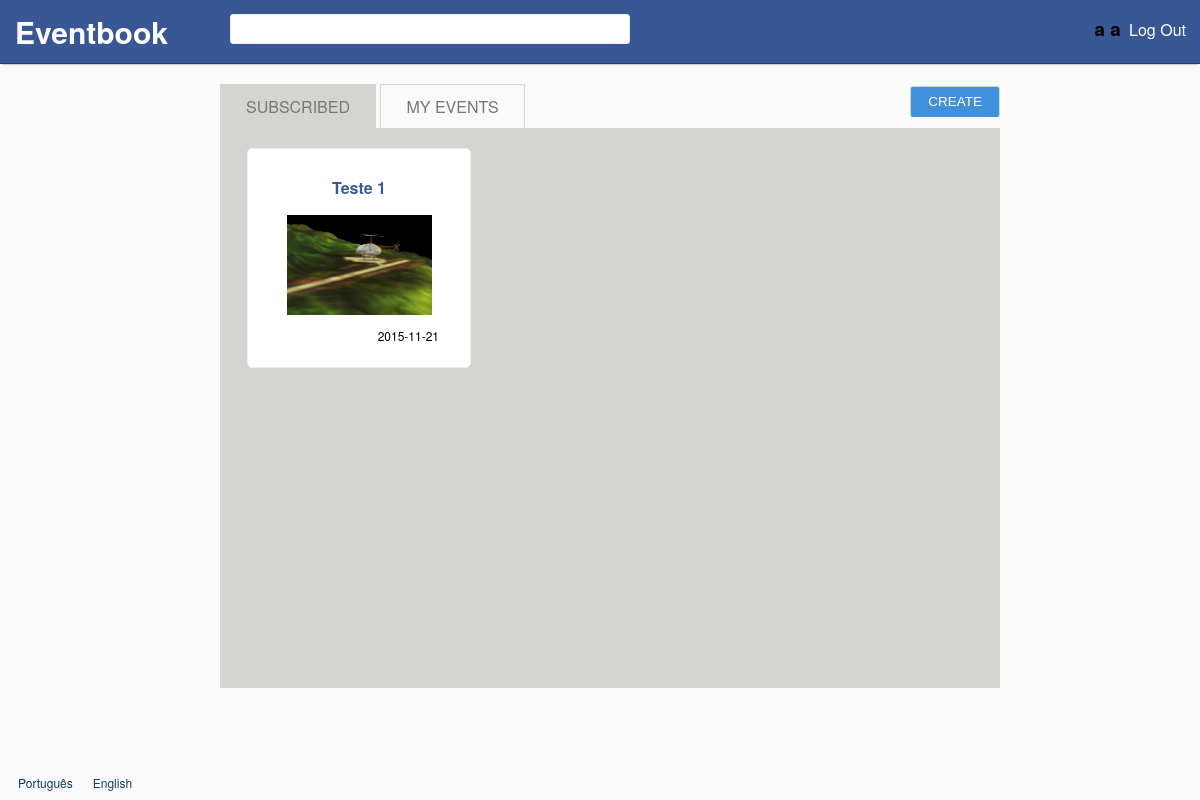
/ (signed in), run on the app's committed database.
### tables this page shows
CREATE TABLE events
(
id INTEGER PRIMARY KEY,
name TEXT NOT NULL,
image TEXT NOT NULL,
creation_date DATETIME DEFAULT(DATETIME('now')),
date DATETIME NOT NULL,
description TEXT NOT NULL,
type_id INTEGER NOT NULL REFERENCES event_types(id),
user_id INTEGER NOT NULL REFERENCES users(id),
deleted BOOLEAN DEFAULT(0),
public BOOLEAN DEFAULT(1)
);

### languages/en.php (called while the page is built, shortened)
<?php
$lang = array();
$lang['SITE_NAME'] = 'Eventbook';
$lang['REGISTER'] = 'Register';
$lang['FIRST_NAME'] = 'First Name';
$lang['FIRST_NAME_ERROR'] = 'Invalid first name.';
$lang['LAST_NAME'] = 'Last Name';
$lang['LAST_NAME_ERROR'] = 'Invalid last name.';
$lang['EMAIL'] = 'E-mail';
$lang['EMAIL_ERROR'] = "Invalid email.";
$lang['EMAIL_IN_USE'] = "Email already in use.";
$lang['CONFIRM_EMAIL'] = 'Confirm e-mail';
$lang['PASSWORD'] = 'Password';
$lang['PASSWORD_LENGTH'] = "Passwords must have at least 8 characters.";
$lang['PASSWORD_DIFF'] = "Passwords do not match.";
$lang['CONFIRM_PASSWORD'] = 'Confirm password';
$lang['LOGIN'] = 'Log In';
$lang['UNREGISTERED_EMAIL'] = 'Unregistered or invalid email.';
$lang['INVALID_PASSWORD'] = 'Invalid password.';
$lang['LOGOUT'] = 'Log Out';
$lang['MY_EVENTS'] = 'My Events';
$lang['SUBSCRIBED'] = 'Subscribed';
$lang['CREATE'] = 'Create';
$lang['PRIVATE'] = 'Private';
$lang['PUBLIC'] = 'Public';
$lang['NAME'] = 'Name';
$lang['DESCRIPTION'] = 'Description';
$lang['DATE'] = 'Date';
$lang['IMAGE'] = 'Image';
$lang['TYPE'] = 'Type';
$lang['PARTY'] = 'Party';
$lang['BUSINESS'] = 'Business';
$lang['MEETING'] = 'Meeting';
$lang['CEREMONY'] = 'Ceremony';
$lang['EDUCATIONAL'] = 'Educational';
$lang['INVALID_NAME'] = 'Invalid name.';
$lang['INVALID_DESCRIPTION'] = 'Invalid description.';
$lang['INVALID_DATE'] = 'Invalid date.';
$lang['INVALID_IMAGE'] = 'Upload a valid image.';
$lang['IMAGE_SIZE_ERROR'] = "Image's size can not be higher than 5MB.";
$lang['IMAGE_EXT_ERROR'] = 'Invalid extension (Accepted: jpg, png, gif).';
$lang['SUBSCRIBE'] = 'Subscribe';
$lang['UNSUBSCRIBE'] = 'Unsubscribe';
$lang['DELETE_MSG'] = 'Are you sure you want to delete this event?';
$lang['DELETE'] = 'Delete';
$lang['EDIT'] = 'Edit';
$lang['SAVE'] = 'Save';
$lang['ALBUMS'] = 'Albums';
$lang['PRIVATE_EVENT'] = 'Private Event';
$lang['PUBLIC_EVENT'] = 'Public Event';
$lang['LEAVE_A_COMMENT'] = 'Leave a comment';
$lang['COMMENTS'] = 'Comments';
$lang['MAKE_COMMENT'] = 'Comment';
$lang['NO_COMMENTS_YET'] = 'There are no comments yet.';
$lang['SUBSCRIBERS'] = 'Subscribers';
$lang['ZERO_SUBS'] = "The event doesn't have subscribers.";
$lang['1'] = 'January';
$lang['2'] = 'February';
$lang['3'] = 'March';
$lang['4'] = 'April';
$lang['5'] = 'May';
?>

### database/events.php (called while the page is built, shortened)
<?php
	include_once('connection.php');
	function getSubscribedEvents($user_id)
	{
		global $db;
		$stmt = $db->prepare('SELECT events.id id,name,image,date,description,type FROM event_subscriptions
			LEFT JOIN events ON events.id = event_id
			LEFT JOIN event_types ON type_id = event_types.id
			WHERE event_subscriptions.user_id = ? AND deleted = 0');
		$stmt->execute(array($user_id));
		return $stmt->fetchAll();
	}
?>

### templates/main_page.php (the view, shortened to what this page needs)
<?php
include_once('core/require_session.php');
include_once('database/events.php');
function print_event($row)
{
	global $lang; ?>
	<li class="event box">
		<a href="events/<?php echo $row['id'] ?>" >
			<h3><?php echo $row['name'] ?></h3>
			<div class="div-event-image" style="background-image:url(<?php echo $row['image'] ?>)"></div>
			<p class="event-date"><?php echo $row['date'] ?></p>
		</a>
	</li>
	<?php
} ?>
<!DOCTYPE html>
<html>
<head>
	<link rel="stylesheet" href="styles.css">
</head>
<body>
	<div id="wrapper">
		<?php include('templates/header.php'); ?>
		<div id="content" class="center default-width">
			<ul class="tabs">
				<li><a href="#subscribed"><?php echo $lang['SUBSCRIBED'] ?></a></li>
				<li><a href="#mine"><?php echo $lang['MY_EVENTS'] ?></a></li>
				<li class="tab-right button"><a href="events/new"><?php echo $lang['CREATE'] ?></a></li>
			</ul>
			<div class="tabs-panel">
				<div id="subscribed">
					<ul class="events-list">
						<?php
						$events = getSubscribedEvents($_SESSION['user_id']);
						foreach ($events as $row) print_event($row);
						?>
					</ul>
				</div>
			</div>
		</div>
		<?php include('templates/footer.php'); ?>
	</div>
</body>
</html>

### styles.css (style rules this page uses)
html, body { margin:0; padding:0; height:100%; background: #fafafa; font-family: 'proxima-nova','Helvetica Neue',Arial,Helvetica,sans-serif; }
#wrapper { min-height:100%; position:relative; }
#content { padding-bottom:50px; }
.box { background-color: #fff; border: 1px solid #edeeee; border-radius: 5px; margin: 0; margin-bottom: 20px; padding: 11px; }
.button { color: #fff; background-color: #4090db; border-color: #4090db; border-radius: 3px; border-style: solid; border-width: 1px; cursor: pointer; padding: 2px 6px; font: 13.5px Arial; text-decoration: none; box-sizing: border-box; display: inline-block; margin: 0; }
.div-event-image { height: 100px; background-size: contain; background-position: center; background-repeat: no-repeat; }
.event.box > a > p { text-align:right; font-size: 12px; margin-right: 20px; }
.event.box > a > h3 { color: #3b5998; font-size: 1em; white-space: nowrap; overflow: hidden; text-overflow: ellipsis; }
.event.box > a { text-decoration: none; color: black; }
.event.box { width: 200px; text-align:center; display: inline-block; margin-left: 7px; margin-right: 7px; color: white; }
.events-list { margin:0; padding:0; margin-bottom: -20px; }
.default-width { width: 800px; }
.center { margin: 20px auto 0; }
ul.tabs { margin: 0; padding: 0px; margin-left: 20px; }
.tabs-panel { background: #d4d4d1; height: 520px; overflow:auto; padding: 20px 0 20px 20px; margin-left: 20px; }
ul.tabs li { display: inline-block; padding: 10px 15px; border-top: 1px solid #d4d4d1; border-right: 1px solid #d4d4d1; border-left: 1px solid #d4d4d1; text-decoration: none; list-style-type: none; }
ul.tabs li.active { background: #d4d4d1; }
.tabs li a { padding: 10px; text-transform: uppercase; color: #777; text-decoration: none; }
.tab-right { float:right; }
.tab-right.button > * { color: #fff; }
.tab-right.button { padding: 7px; margin-top:2px; }

### data on the page
events: name "Teste 1", image (picture), date "2015-11-21"

### other printed values
$lang['SITE_NAME'] "Eventbook"
getFullName($_SESSION['user_id']) "a a"
$lang['LOGOUT'] "Log Out"
$lang['SUBSCRIBED'] "SUBSCRIBED"
$lang['MY_EVENTS'] "MY EVENTS"
$lang['CREATE'] "CREATE"
